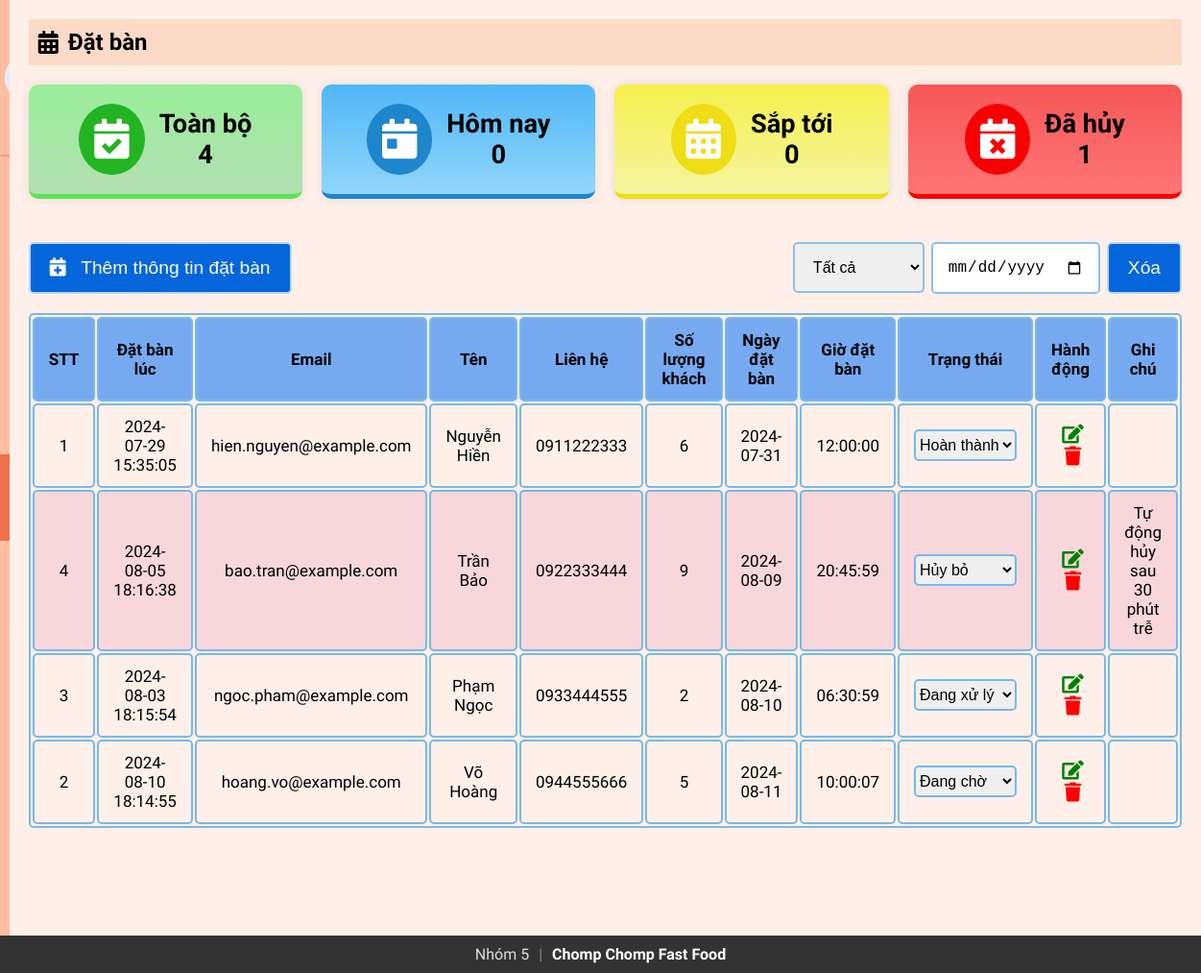
Screenshot of /Admin/reservations.php (signed in) with the database file from the repository.
### tables this page shows
CREATE TABLE `staff` (
  `id` int(11) NOT NULL,
  `firstName` varchar(50) NOT NULL,
  `lastName` varchar(50) NOT NULL,
  `email` varchar(100) NOT NULL,
  `contact` varchar(15) DEFAULT NULL,
  `role` enum('superadmin','admin','delivery boy','waiter') NOT NULL,
  `password` varchar(255) NOT NULL,
  `createdAt` timestamp NOT NULL DEFAULT current_timestamp(),
  `updatedAt` timestamp NOT NULL DEFAULT current_timestamp() ON UPDATE current_timestamp(),
  `profile_image` varchar(255) NOT NULL DEFAULT 'default.jpg'
);

CREATE TABLE `reservations` (
  `email` varchar(255) NOT NULL,
  `name` varchar(255) NOT NULL,
  `contact` varchar(10) NOT NULL,
  `noOfGuests` int(50) NOT NULL,
  `reservedTime` time NOT NULL,
  `reservedDate` date NOT NULL,
  `reservedAt` timestamp NOT NULL DEFAULT current_timestamp(),
  `status` enum('Pending','Approved','On Process','Completed','Cancelled') NOT NULL DEFAULT 'Pending',
  `reservation_id` int(11) NOT NULL
);

### Admin/sidebar.php (called while the page is built, shortened)
<?php
include 'db_connection.php';
$admin_email = isset($_SESSION['email']) ? $_SESSION['email'] : '';
function getAdminInfo($email)
{
  global $conn;
  $stmt = $conn->prepare("SELECT firstName, lastName, email, profile_image FROM staff WHERE email = ?");
  $stmt->bind_param("s", $email);
  $stmt->execute();
  $stmt->bind_result($firstName, $lastName, $email,  $profile_image);
  return [
    'firstName' => $firstName ?: '',
    'lastName' => $lastName ?: '',
    'email' => $email ?: '',
    'profile_image' => $profile_image ?: 'default.jpg'
  ];
}
$admin_info = getAdminInfo($admin_email);
?>

### Admin/reservations.php (the view, shortened to what this page needs)
<?php
include 'db_connection.php';
$current_time = new DateTime();
$sql_total = "SELECT COUNT(*) AS total FROM reservations";
$result_total = $conn->query($sql_total);
$row_total = $result_total->fetch_assoc();
$totalReservations = $row_total['total'];
$sql_today = "SELECT COUNT(*) AS today FROM reservations WHERE DATE(reservedDate) = CURDATE()";
$result_today = $conn->query($sql_today);
$row_today = $result_today->fetch_assoc();
$todaysReservations = $row_today['today'];
$sql_upcoming = "SELECT COUNT(*) AS upcoming FROM reservations WHERE reservedDate > CURDATE() AND status != 'Cancelled' AND status != 'Completed' AND status != 'On Process'";
$result_upcoming = $conn->query($sql_upcoming);
$row_upcoming = $result_upcoming->fetch_assoc();
$upcomingReservations = $row_upcoming['upcoming'];
$sql_cancelled = "SELECT COUNT(*) AS cancelled FROM reservations WHERE status = 'Cancelled'";
$result_cancelled = $conn->query($sql_cancelled);
$row_cancelled = $result_cancelled->fetch_assoc();
$cancelledReservations = $row_cancelled['cancelled'];
$dateFilter = isset($_GET['dateFilter']) ? $_GET['dateFilter'] : '';
$sql = "SELECT * FROM reservations ORDER BY CONCAT(reservedDate, ' ', reservedTime) ASC";
$result = $conn->query($sql);
?>
<?php
include 'sidebar.php';
?>
<!DOCTYPE html>
<html lang="en">
<head>
  <link rel="stylesheet" href="sidebar.css">
  <link rel="stylesheet" href="admin_reservation.css">
  <link rel="stylesheet" href="https://cdnjs.cloudflare.com/ajax/libs/font-awesome/5.15.3/css/all.min.css">
</head>
<body>
  <div class="sidebar">
    <div class="profile-section">
      <img src="../uploads/<?php echo htmlspecialchars($admin_info['profile_image']); ?>" alt="Profile Picture">
    </div>
    <ul>
            <li><a href="index.php" ><i class="fas fa-chart-line"></i> Tổng quan </a></li>
            <li><a href="admin_menu.php" ><i class="fas fa-utensils"></i> Quản lý thực đơn </a></li>
            <li><a href="admin_orders.php"><i class="fas fa-shopping-cart"></i> Đơn hàng </a></li>
            <li><a href="reservations.php" class="active"><i class="fas fa-calendar-alt"></i> Đặt bàn </a></li>
            <li><a href="users.php"><i class="fas fa-users"></i> Người dùng </a></li>
            <li><a href="reviews.php"><i class="fas fa-star"></i> Đánh giá </a></li>
            <li><a href="staffs.php" ><i class="fas fa-users"></i> Nhân viên </a></li>
            <li><a href="profile.php"><i class="fas fa-user"></i> Hồ sơ </a></li>
            <li><a href="logout.php"><i class="fas fa-sign-out-alt"></i> Đăng xuất</a></li>
        </ul>
  </div>
  <div class="content">
    <div class="header">
      <h2><i class="fas fa-calendar-alt"></i> Đặt bàn </h2>
    </div>
    <div>
      <div class="stats">
        <div class="stat-item" id="total">
          <div class="stat-icon" id="total-icon">
            <i class="fas fa-calendar-check"></i>
          </div>
          <div class="stat-text">
            <p>Toàn bộ</p>
            <p><?php echo $totalReservations; ?></p>
          </div>
        </div>
        <div class="stat-item" id="today">
          <div class="stat-icon" id="today-icon">
            <i class="fas fa-calendar-day"></i>
          </div>
          <div class="stat-text">
            <p>Hôm nay</p>
            <p><?php echo $todaysReservations; ?></p>
          </div>
        </div>
        <div class="stat-item" id="upcoming">
          <div class="stat-icon" id="upcoming-icon">
            <i class="fas fa-calendar-alt"></i>
          </div>
          <div class="stat-text">
            <p> Sắp tới </p>
            <p><?php echo $upcomingReservations; ?></p>
          </div>
        </div>
        <div class="stat-item" id="cancelled">
          <div class="stat-icon" id="cancelled-icon">
            <i class="fas fa-calendar-times"></i>
          </div>
          <div class="stat-text">
            <p> Đã hủy</p>
            <p><?php echo $cancelledReservations; ?></p>
          </div>
        </div>
      </div>
      <div class="buttons-container">
        <button onclick="openaddReservationModal()"><i class="fas fa-calendar-plus"></i> &nbsp; Thêm thông tin đặt bàn </button>
        <div class="actions">
          <select id="statusFilter" name="statusFilter" onchange="filterByStatus()">
            <option value="">Tất cả</option>
          </select>
          <input type="date" id="dateFilter" name="dateFilter" value="<?php echo htmlspecialchars($dateFilter); ?>" onchange="filterByDate()">
          <button type="button" onclick="clearFilter()">Xóa</button>
        </div>
      </div>
      <table id="userTable">
        <thead>
          <tr>
            <th>STT</th>
            <th>Đặt bàn lúc</th>
            <th>Email</th>
            <th>Tên</th>
            <th>Liên hệ</th>
            <th>Số lượng khách</th>
            <th>Ngày đặt bàn</th>
            <th>Giờ đặt bàn</th>
            <th>Trạng thái</th>
            <th>Hành động</th>
            <th>Ghi chú</th>
          </tr>
        </thead>
        <tbody>
          <?php
          if ($result->num_rows > 0) {
            while ($row = $result->fetch_assoc()) {
             $res_time = new DateTime($row['reservedDate'] . ' ' . $row['reservedTime']);
        $interval_minutes = ($current_time->getTimestamp() - $res_time->getTimestamp()) / 60;
        $highlight = "";
        $note = "";
   if ($interval_minutes >= 30 && $row['status'] == 'Cancelled') {
            $highlight = 'style="background-color: #f8d7da;"';
            $note = 'Tự động hủy sau 30 phút trễ';
        } elseif ($interval_minutes > 0 && $row['status'] == 'Approved') {
            $highlight = 'style="background-color: #fff3cd;"';
            $note = 'Khách chưa đến, vui lòng kiểm tra';
        } elseif ($interval_minutes < 0 && $row['status'] == 'Approved') {
            $highlight = 'style="background-color: #d1e7dd;"';
            $note = 'Sắp đến giờ đặt bàn';
        }
              echo "<tr $highlight>
      <td>{$row['reservation_id']}</td>
      <td>{$row['reservedAt']}</td>
      <td>{$row['email']}</td>
      <td>{$row['name']}</td>
      <td>{$row['contact']}</td>
      <td>{$row['noOfGuests']}</td>
      <td>{$row['reservedDate']}</td>
      <td>{$row['reservedTime']}</td>
      <td>
        <select id='status-{$row['reservation_id']}' onchange=\"updateStatus('{$row['reservation_id']}', this.value)\" class='status-select'>
          <option value='Pending' " . ($row['status'] == 'Pending' ? 'selected' : '') . ">Đang chờ</option>
          <option value='Approved' " . ($row['status'] == 'Approved' ? 'selected' : '') . ">Xác nhận</option>
          <option value='On Process' " . ($row['status'] == 'On Process' ? 'selected' : '') . ">Đang xử lý</option>
          <option value='Completed' " . ($row['status'] == 'Completed' ? 'selected' : '') . ">Hoàn thành</option>
          <option value='Cancelled' " . ($row['status'] == 'Cancelled' ? 'selected' : '') . ">Hủy bỏ</option>
        </select>
      </td>
      <td>
        <button id='editbtn' onclick='openEditReservationModal(this)' data-id='{$row['reservation_id']}' data-email='{$row['email']}' data-name='{$row['name']}' data-contact='{$row['contact']}' data-reservedDate='{$row['reservedDate']}' data-reservedTime='{$row['reservedTime']}' data-noOfGuests='{$row['noOfGuests']}' data-status='{$row['status']}'><i class='fas fa-edit'></i></button>
        <button id='deletebtn' onclick=\"deleteItem('{$row['reservation_id']}')\"><i class='fas fa-trash'></i></button>
      </td>
      <td>{$note}</td>
    </tr>";
            }
          } else {
            echo "<tr><td colspan='10' style='text-align: center;'>Không có đơn đặt bàn nào được tìm thấy.</td></tr>";
          }
          ?>
        </tbody>
      </table>
    </div>
</body>
</html>

### Admin/sidebar.css (style rules this page uses)
* { margin: 0; padding: 0; box-sizing: border-box; }
body { background: #fef0e8; font-family: "Baloo 2", cursive; display: flex; flex-direction: row; margin: 0; }
.sidebar { width: 250px; background-color: #ffbda1; color: #1d1818; overflow: auto; position: relative; min-height: 100vh; font-size: 1.1rem }
.sidebar ul li a { display: block; padding: 15px; text-decoration: none; color: #1d1818; transition: background-color 0.3s; }
.sidebar ul li a.active { background-color:#ee7149; font-weight: bold; }
.sidebar ul { list-style-type: none; padding: 0; }
.content { flex: 1; padding: 20px; }
.header { padding: 10px; background-color: #fbdac7; margin-bottom: 20px; display: flex; align-items: center; }
.header h2 { display: flex; align-items: center; }
.header h2 i { margin-right: 10px; }
.profile-section { padding: 20px 5px 20px 5px; display: flex; align-items: center; border-bottom: 2px solid rgba(253, 108, 77, 0.5); }
.profile-section img { width: 50px; height: 50px; border-radius: 50%; margin-right: 15px; }
.sidebar ul li a.active { font-weight: bold; }

### Admin/admin_reservation.css (style rules this page uses)
* { margin: 0; padding: 0; }
body { background: #fef0e8; font-family: "Baloo 2", cursive; margin: 0; }
.content { margin-bottom: 40px; }
table { width: 100%; border: 2px solid #78b8e8; font-size: 17px; text-align: center; cursor: pointer; border-radius: 5px; }
table th, table td { padding: 12px 15px; border: 2px solid #78b8e8; border-radius: 5px; }
table th { background-color: rgba(60, 142, 245, 0.7); }
.header { padding: 10px; background-color: #fbdac7; margin-bottom: 20px; display: flex; align-items: center; }
.stats { display: flex; gap: 20px; margin-top: 20px; margin-bottom: 20px; }
.stats #total { background: linear-gradient(to bottom, rgb(153, 238, 153), rgb(179, 223, 179)); border-bottom: 5px solid rgb(91, 228, 91); }
.stats #today { background: linear-gradient(to bottom, rgb(80, 182, 246), rgb(145, 214, 251)); border-bottom: 5px solid rgb(29, 134, 204); }
.stats #upcoming { background: linear-gradient(to bottom, rgb(245, 240, 78), rgb(245, 245, 161)); border-bottom: 5px solid rgb(239, 221, 21); }
.stats #cancelled { background: linear-gradient(to bottom, rgb(246, 87, 87), rgb(254, 117, 117)); border-bottom: 5px solid rgb(248, 1, 1); }
.stat-item { display: flex; align-items: center; justify-content: center; padding: 20px; gap: 15px; border-radius: 10px; box-shadow: 0 0 10px rgba(0, 0, 0, 0.1); flex: 1; }
.stat-item div { display: flex; align-items: center; }
.stat-text { display: flex; flex-direction: column; }
.stat-item p, .stat-item h3 { margin: 0; font-size: 1.7rem; font-weight: 600; }
.stat-icon { font-size: 2.6rem; color: #fff; border-radius: 50%; padding: 16px; }
#total-icon { background: rgb(34, 180, 34); }
#today-icon { background: rgb(29, 134, 204); }
#upcoming-icon { background: rgb(239, 221, 21); }
#cancelled-icon { background: rgb(248, 1, 1); }
.status-select { border: 2px solid #78b8e8; padding: 5px 0px 5px 0; font-size: 16px; border-radius: 5px; cursor: pointer; outline: none; }
#editbtn, #deletebtn { font-size: 20px; background: none; border: none; padding: 0 0 0 5px; outline: none; cursor: pointer; transition: transform 0.3s ease; }
#editbtn { color: green; }
#deletebtn { color: red; }
.buttons-container { display: flex; justify-content: space-between; align-items: center; margin-bottom: 0px; margin-top: 25px; }
button { background-color: #0566db; color: rgb(253, 253, 253); border: 2px solid #b9d8ff; padding: 14px 20px; cursor: pointer; border-radius: 5px; transition: all 0.3s ease; font-size: 1.2rem; }
.actions { display: flex; align-items: center; margin-bottom: 20px; margin-top: 20px; gap: 7px; }
.actions select, .actions input { padding: 15px; font-size: 1rem; border-radius: 5px; border: 2px solid #8ac2e7; cursor: pointer; outline: none; }

### Admin/reservations.php (style rules this page uses)
body { font-family: 'Baloo 2', cursive !important; }
.content { margin-bottom: 40px; }

### rows the page displays
staff: profile_image (placeholder picture)
reservations: reservation_id "1", reservedAt "2024-07-29 15:35:05", email "hien.nguyen@example.com", name "Nguyễn Hiền", contact "0911222333", noOfGuests "6", reservedDate "2024-07-31", reservedTime "12:00:00", status+reservation_id "Hoàn thành"
reservations: reservation_id "4", reservedAt "2024-08-05 18:16:38", email "bao.tran@example.com", name "Trần Bảo", contact "0922333444", noOfGuests "9", reservedDate "2024-08-09", reservedTime "20:45:59", status+reservation_id "Hủy bỏ", note "Tự động hủy sau 30 phút trễ"
reservations: reservation_id "3", reservedAt "2024-08-03 18:15:54", email "ngoc.pham@example.com", name "Phạm Ngọc", contact "0933444555", noOfGuests "2", reservedDate "2024-08-10", reservedTime "06:30:59", status+reservation_id "Đang xử lý"
reservations: reservation_id "2", reservedAt "2024-08-10 18:14:55", email "hoang.vo@example.com", name "Võ Hoàng", contact "0944555666", noOfGuests "5", reservedDate "2024-08-11", reservedTime "10:00:07", status+reservation_id "Đang chờ"

### other values shown
$totalReservations "4"
$todaysReservations "0"
$upcomingReservations "0"
$cancelledReservations "1"
